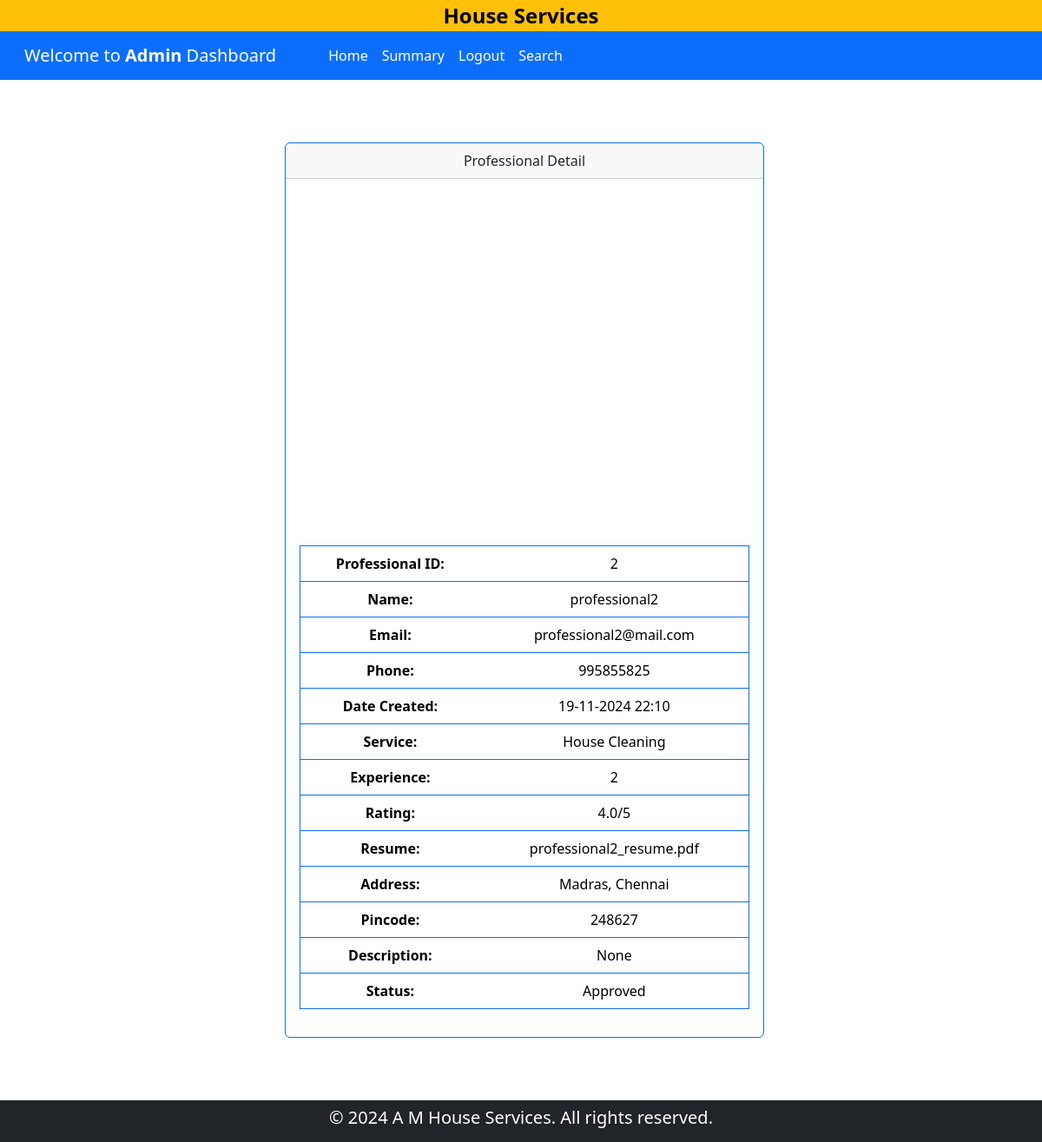
The page /admin/show_detail/professional/2 on the database its author committed.
### backened/modals.py (models this page shows)
class Professional(db.Model):
    __tablename__ = "professional"
    id = db.Column(db.Integer, primary_key=True)
    email = db.Column(db.String(120), unique=True, nullable=False)
    password = db.Column(db.String(120), nullable=False)
    name = db.Column(db.String(120), nullable=False)
    phone = db.Column(db.Integer, nullable=False)
    address = db.Column(db.String(200), nullable=False)
    pincode = db.Column(db.Integer, nullable=False)
    date_created = db.Column(db.DateTime, default=datetime.now,nullable=False)
    description = db.Column(db.Text, nullable=True)
    service_type = db.Column(db.String(120), nullable=False)
    experience = db.Column(db.Integer, nullable=False)
    file_path = db.Column(db.String(255), nullable=False)
    status = db.Column(db.String(30), default="pending",nullable=False)
    service_requests = db.relationship(
        "ServiceRequest",
        backref="professional",
        lazy=True,
        cascade="all, delete-orphan",
    )

### backened/controller.py (the view)
@app.route("/admin/show_detail/<item>/<id>")
def show_detail_admin(item, id):
    if item == "service":
        ser = Service.query.filter_by(id=id).first()
        return render_template("show_admin_detail.html", ser=ser, item=item)
    elif item == "service_request":
        serreq = ServiceRequest.query.filter_by(id=id).first()
        return render_template("show_admin_detail.html", serreq=serreq, item=item)
    elif item == "customer":
        cust = Customer.query.filter_by(id=id).first()
        return render_template("show_admin_detail.html", customer=cust, item=item)
    else:
        prof = Professional.query.filter_by(id=id).first()
        rating = calculate_average_rating(prof)
        return render_template("show_admin_detail.html", prof=prof, item=item,rating =rating)

### backened/useful_function.py (called while the page is built)
def calculate_average_rating(professional):
    ratings = []
    for service_request in professional.service_requests:
        for review in service_request.reviews:
            ratings.append(review.rating)
    if ratings:
        return sum(ratings) / len(ratings)
    return 0

### templates/show_admin_detail.html (shortened to what this page needs)
{% extends 'admin_dashboard.html' %}
{% block admin_content %}
    <div class="container-fluid justify-content-center m-3">
        {% if item == 'service' %}
            <div class="my-5 row container align-items-center justify-content-center">
                <div class="col-8 col-lg-4 col-xl-4 my-4 ">
                    <div class="card border-primary">
                        <div class="card-header text-center">
                            Service Detail
                        </div>
                        <div class="card-body text-center">
                            <table class="table border border-primary">
                                <tr>
                                    <th>Service ID:</th>
                                    <td>{{ ser.id }}</td>
                                </tr>
                                <tr>
                                    <th> Name:</th>
                                    <td>{{ ser.name }}</td>
                                </tr>
                                <tr>
                                    <th>Price:</th>
                                    <td>Rs.  {{ ser.price }}</td>
                                </tr>
                                <tr>
                                    <th>Time Required:</th>
                                    <td>{{ ser.time_required }}</td>
                                </tr>
                                <tr>
                                    <th>Description:</th>
                                    <td>{{ ser.description }}</td>
                                </tr>
                            </table>
                        </div>
                    </div>
                </div>
            </div>
        {% else %}
        <div class="my-5 row container-fluid align-items-center justify-content-center">
            <div class="col-8 col-lg-4 col-xl-6 my-4 ">
                <div class="card border-primary">
                    <div class="card-header text-center">
                        Professional Detail
                    </div>
                    <div class="card-body text-center">
                        <table class="table border border-primary">
                            <tr>
                                <th>Professional ID:</th>
                                <td>{{ prof.id }}</td>
                            </tr>
                            <tr>
                                <th> Name:</th>
                                <td>{{ prof.name }}</td>
                            </tr>
                            <tr>
                                <th>Email:</th>
                                <td>{{ prof.email }}</td>
                            </tr>
                            <tr>
                                <th>Phone:</th>
                                <td>{{ prof.phone }}</td>
                            </tr>
                            <tr>
                                <th>Date Created:</th>
                                <td>{{ prof.date_created.strftime('%d-%m-%Y %H:%M') }}</td>
                            </tr>
                            <tr>
                                <th>Service:</th>
                                <td>{{ prof.service_type }}</td>
                            </tr>
                            <tr>
                                <th>Experience:</th>
                                <td>{{ prof.experience }}</td>
                            </tr>
                            <tr>
                                <th>Rating:</th>
                                <td>{{ rating|round(1) }}/5</td>
                            </tr>
                            <tr>
                                <th>Resume:</th>
                                <td>{{ prof.file_path | replace('./professional_verification/','') }}</td>
                            </tr>
                            <tr>
                                <th>Address:</th>
                                <td>{{ prof.address }}</td>
                            </tr>
                            <tr>
                                <th>Pincode:</th>
                                <td>{{ prof.pincode }}</td>
                            </tr>
                            <tr>
                                <th>Description:</th>
                                <td>{{ prof.description }}</td>
                            </tr>
                            <tr>
                                <th>Status:</th>
                                <td>{{ prof.status }}</td>
                            </tr>
                            <tr>
                                <iframe src='{{ url_for('professional_file', filename= prof.file_path | replace('./professional_verification/','')) }}' width="600" height="400"></iframe>
                            </tr>
                        </table>
                    </div>
                </div>
            </div>
        </div>
        {% endif %}
    </div>
{% endblock admin_content %}

### templates/admin_dashboard.html (style rules this page uses)
body { width: 100%; height: 100%; overflow-x: hidden; }

### rows shown on the page
Professional: id "2", name "professional2", email "professional2@mail.com", phone "995855825", date_created "19-11-2024 22:10", service_type "House Cleaning", experience "2", file_path "professional2_resume.pdf", address "Madras, Chennai", pincode "248627", description "None", status "Approved"

### other values the page prints
{{ rating|round(1) }} "4.0"
